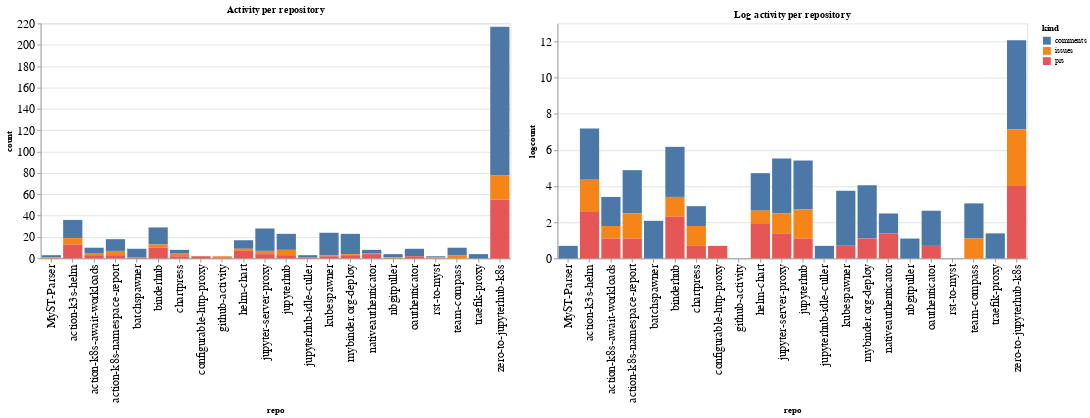

The cell this chart's notebook holds for it:
### Code cell
ch1 = alt.Chart(repo_summaries, width=600, title="Activity per repository").mark_bar().encode(
    x='repo',
    y='count',
    color='kind',
    tooltip="kind"
)

ch2 = alt.Chart(repo_summaries, width=600, title="Log activity per repository").mark_bar().encode(
    x='repo',
    y='logcount',
    color='kind',
    tooltip="kind"
)

ch1 | ch2

### Figure 1 — Vega-Lite specification as saved in the notebook (floating-point values rounded to 4 significant figures)
{"config": {"axisLeft": {"labelFontSize": 15}, "axisBottom": {"labelFontSize": 15}}, "hconcat": [{"mark": "bar", "encoding": {"color": {"type": "nominal", "field": "kind"}, "tooltip": {"type": "nominal", "field": "kind"}, "x": {"type": "nominal", "field": "repo"}, "y": {"type": "quantitative", "field": "count"}}, "title": "Activity per repository", "width": 600}, {"mark": "bar", "encoding": {"color": {"type": "nominal", "field": "kind"}, "tooltip": {"type": "nominal", "field": "kind"}, "x": {"type": "nominal", "field": "repo"}, "y": {"type": "quantitative", "field": "logcount"}}, "title": "Log activity per repository", "width": 600}], "data": {"name": "data-6def31352b7772a2ceda76e78c4139c9"}, "$schema": "https://vega.github.io/schema/vega-lite/v4.8.1.json", "datasets": {"data-6def31352b7772a2ceda76e78c4139c9": [{"repo": "MyST-Parser", "kind": "comments", "count": 2, "logcount": 0.6931}, {"repo": "MyST-Parser", "kind": "issues", "count": 1, "logcount": 0.0}, {"repo": "action-k3s-helm", "kind": "comments", "count": 17, "logcount": 2.833}, {"repo": "action-k3s-helm", "kind": "issues", "count": 6, "logcount": 1.792}, {"repo": "action-k3s-helm", "kind": "prs", "count": 13, "logcount": 2.565}, {"repo": "action-k8s-await-workloads", "kind": "comments", "count": 5, "logcount": 1.609}, {"repo": "action-k8s-await-workloads", "kind": "issues", "count": 2, "logcount": 0.6931}, {"repo": "action-k8s-await-workloads", "kind": "prs", "count": 3, "logcount": 1.099}, {"repo": "action-k8s-namespace-report", "kind": "comments", "count": 11, "logcount": 2.398}, {"repo": "action-k8s-namespace-report", "kind": "issues", "count": 4, "logcount": 1.386}, {"repo": "action-k8s-namespace-report", "kind": "prs", "count": 3, "logcount": 1.099}, {"repo": "batchspawner", "kind": "comments", "count": 8, "logcount": 2.079}, {"repo": "batchspawner", "kind": "prs", "count": 1, "logcount": 0.0}, {"repo": "binderhub", "kind": "comments", "count": 16, "logcount": 2.773}, {"repo": "binderhub", "kind": "issues", "count": 3, "logcount": 1.099}, {"repo": "binderhub", "kind": "prs", "count": 10, "logcount": 2.303}, {"repo": "chartpress", "kind": "comments", "count": 3, "logcount": 1.099}, {"repo": "chartpress", "kind": "issues", "count": 3, "logcount": 1.099}, {"repo": "chartpress", "kind": "prs", "count": 2, "logcount": 0.6931}, {"repo": "configurable-http-proxy", "kind": "prs", "count": 2, "logcount": 0.6931}, {"repo": "github-activity", "kind": "issues", "count": 1, "logcount": 0.0}, {"repo": "github-activity", "kind": "prs", "count": 1, "logcount": 0.0}, {"repo": "helm-chart", "kind": "comments", "count": 8, "logcount": 2.079}, {"repo": "helm-chart", "kind": "issues", "count": 2, "logcount": 0.6931}, {"repo": "helm-chart", "kind": "prs", "count": 7, "logcount": 1.946}, {"repo": "jupyter-server-proxy", "kind": "comments", "count": 21, "logcount": 3.045}, {"repo": "jupyter-server-proxy", "kind": "issues", "count": 3, "logcount": 1.099}, {"repo": "jupyter-server-proxy", "kind": "prs", "count": 4, "logcount": 1.386}, {"repo": "jupyterhub", "kind": "comments", "count": 15, "logcount": 2.708}, {"repo": "jupyterhub", "kind": "issues", "count": 5, "logcount": 1.609}, {"repo": "jupyterhub", "kind": "prs", "count": 3, "logcount": 1.099}, {"repo": "jupyterhub-idle-culler", "kind": "comments", "count": 2, "logcount": 0.6931}, {"repo": "jupyterhub-idle-culler", "kind": "prs", "count": 1, "logcount": 0.0}, {"repo": "kubespawner", "kind": "comments", "count": 21, "logcount": 3.045}, {"repo": "kubespawner", "kind": "issues", "count": 1, "logcount": 0.0}, {"repo": "kubespawner", "kind": "prs", "count": 2, "logcount": 0.6931}, {"repo": "mybinder.org-deploy", "kind": "comments", "count": 19, "logcount": 2.944}, {"repo": "mybinder.org-deploy", "kind": "issues", "count": 1, "logcount": 0.0}, {"repo": "mybinder.org-deploy", "kind": "prs", "count": 3, "logcount": 1.099}, {"repo": "nativeauthenticator", "kind": "comments", "count": 3, "logcount": 1.099}, {"repo": "nativeauthenticator", "kind": "issues", "count": 1, "logcount": 0.0}, {"repo": "nativeauthenticator", "kind": "prs", "count": 4, "logcount": 1.386}, {"repo": "nbgitpuller", "kind": "comments", "count": 3, "logcount": 1.099}, {"repo": "nbgitpuller", "kind": "issues", "count": 1, "logcount": 0.0}, {"repo": "oauthenticator", "kind": "comments", "count": 7, "logcount": 1.946}, {"repo": "oauthenticator", "kind": "prs", "count": 2, "logcount": 0.6931}, {"repo": "rst-to-myst", "kind": "comments", "count": 1, "logcount": 0.0}, {"repo": "rst-to-myst", "kind": "issues", "count": 1, "logcount": 0.0}, {"repo": "team-compass", "kind": "comments", "count": 7, "logcount": 1.946}, {"repo": "team-compass", "kind": "issues", "count": 3, "logcount": 1.099}, {"repo": "traefik-proxy", "kind": "comments", "count": 4, "logcount": 1.386}, {"repo": "zero-to-jupyterhub-k8s", "kind": "comments", "count": 139, "logcount": 4.934}, {"repo": "zero-to-jupyterhub-k8s", "kind": "issues", "count": 23, "logcount": 3.135}, {"repo": "zero-to-jupyterhub-k8s", "kind": "prs", "count": 55, "logcount": 4.007}]}}
